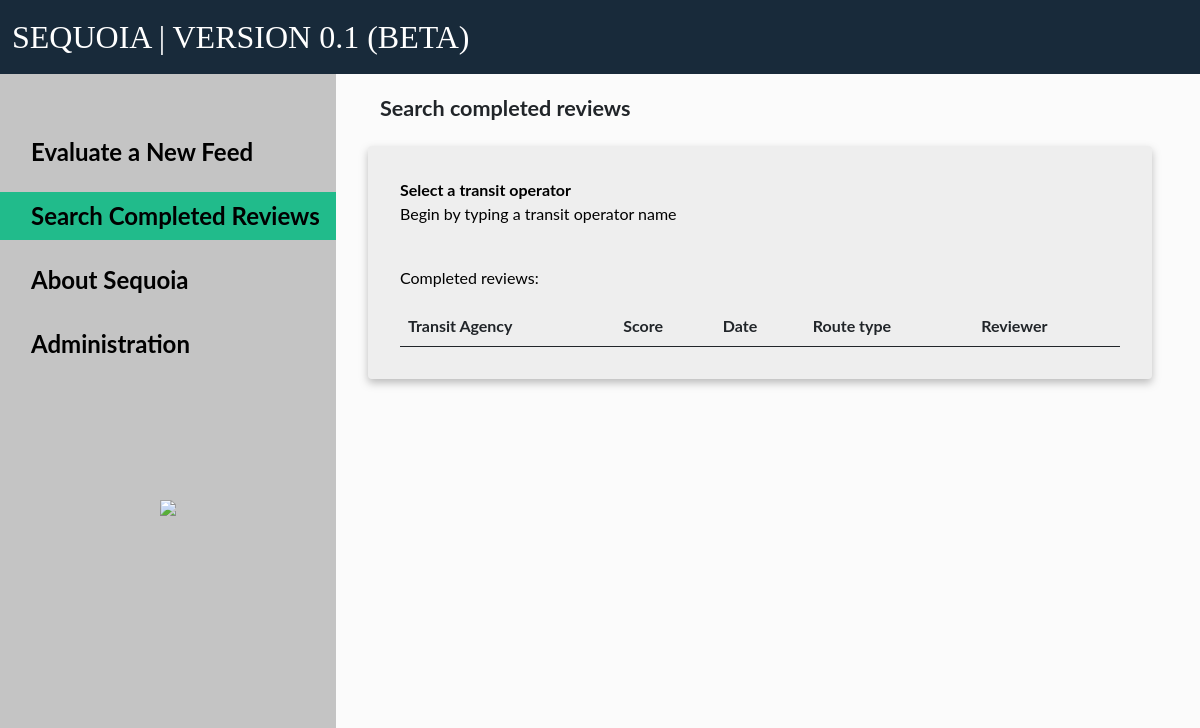
The page /search_competed_review/ on the database as committed earlier.
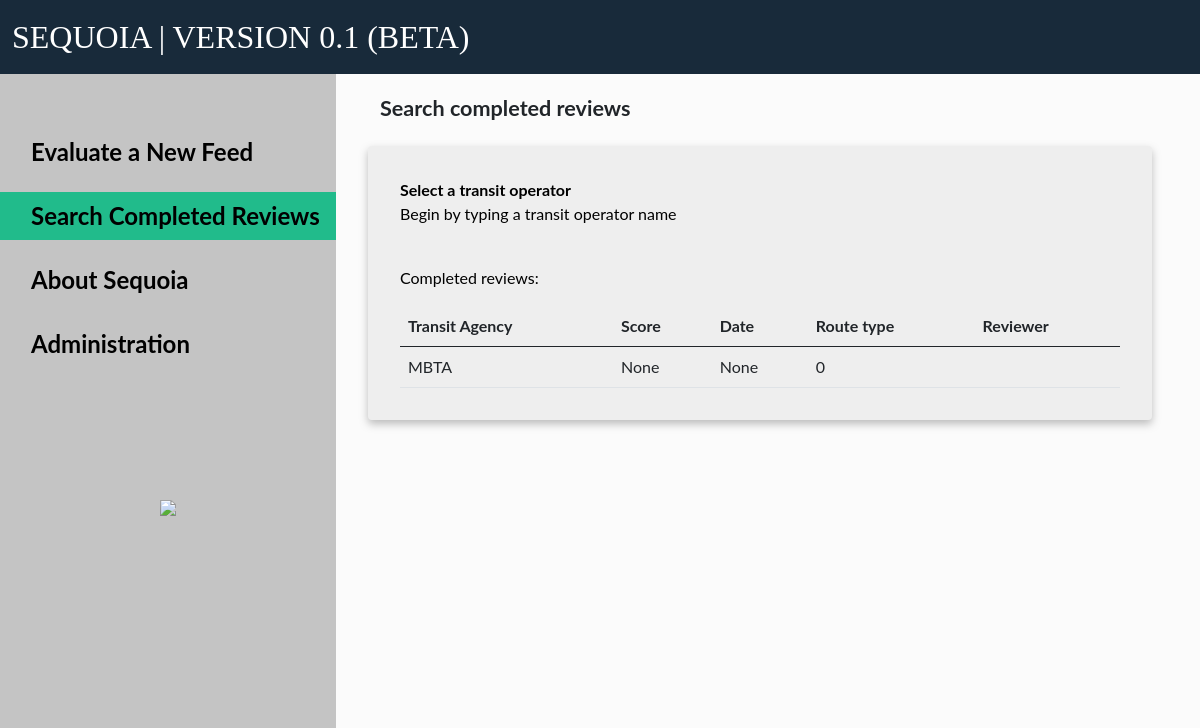
The same page on the database as committed later.
### gtfs_grading_app/models.py (models this page shows, shortened)
class review(models.Model):
    CHOICES = (("In progress", "In progress"),
               ("In review", "In review"),
               ("Completed", "Completed"))
    agency = models.CharField(max_length=150, null=False)
    mode = models.IntegerField()
    created_date = models.DateTimeField(auto_now_add=True)
    review_status = models.CharField(null=False, max_length=50, default="In progress", choices=CHOICES)
    completed_date = models.DateTimeField(null=True)
    final_score = models.FloatField(null=True)

### gtfs_grading_app/views.py (the view)
# urls.py: path('search_competed_review/', name='search_competed_review', view=views.search_competed_review),
def search_competed_review(request):
    active_page = 'search'
    completed_reviews = review.objects.filter(review_status="Completed")
    return render(request, 'search_completed_review.html', {'active_page': active_page,
                                                           'completed_reviews': completed_reviews})

### templates/search_completed_review.html (shortened to what this page needs)
{% extends "home.html" %}
{% load static %}
{% block content %}
    <div class="container w-100">
        <h1>Search completed reviews</h1>
        <div class="row">
            <div class="card">
                <b>Select a transit operator</b>
                <p>Begin by typing a transit operator name</p>
                <br>
                <p>Completed reviews:</p>
                <table class="table table-hover">
                    <thead>
                    <th>Transit Agency</th>
                    <th>Score</th>
                    <th>Date</th>
                    <th>Route type</th>
                    <th>Reviewer</th>
                    </thead>
                    <tbody>
                    {% for review in completed_reviews %}
                        <tr onclick="window.location='{% url 'view_completed_review' review.id %}'">
                            <td>{{ review.agency }}</td>
                            <td>{{ review.final_score }}</td>
                            <td>{{ review.completed_date }}</td>
                            <td>{{ review.mode }}</td>
                            <td></td>
                        </tr>
                    {% endfor %}
                    </tbody>
                </table>
            </div>
        </div>
    </div>
{% endblock %}

Rows that differ between the two databases and show on the page:
added review: agency "MBTA", final_score "None", completed_date "None", mode "0"
